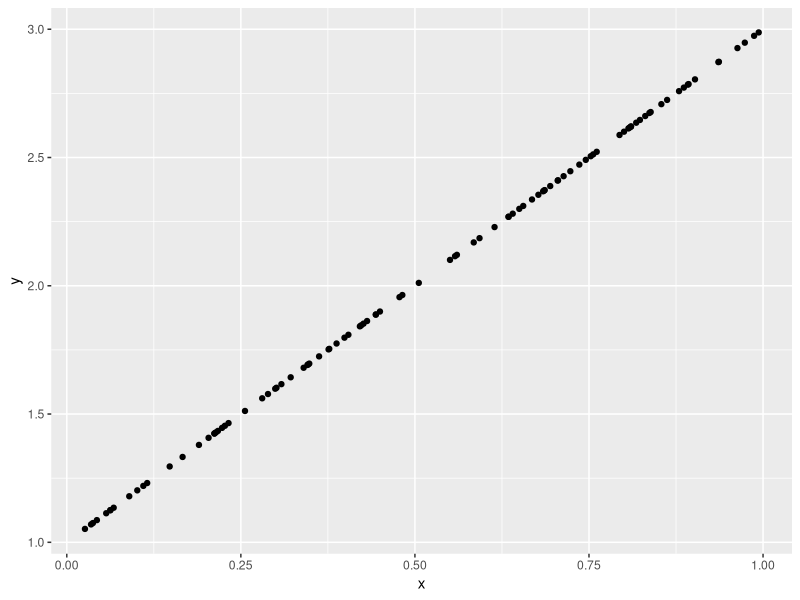

Write R code to recreate this figure.
## ---- chunk 1
library(tidyverse)
plot_df= 
  tibble(
    x = runif(100),
    y = 1+2*x
  )

plot_df |>
  ggplot(aes(x = x, y = y))+
  geom_point()
